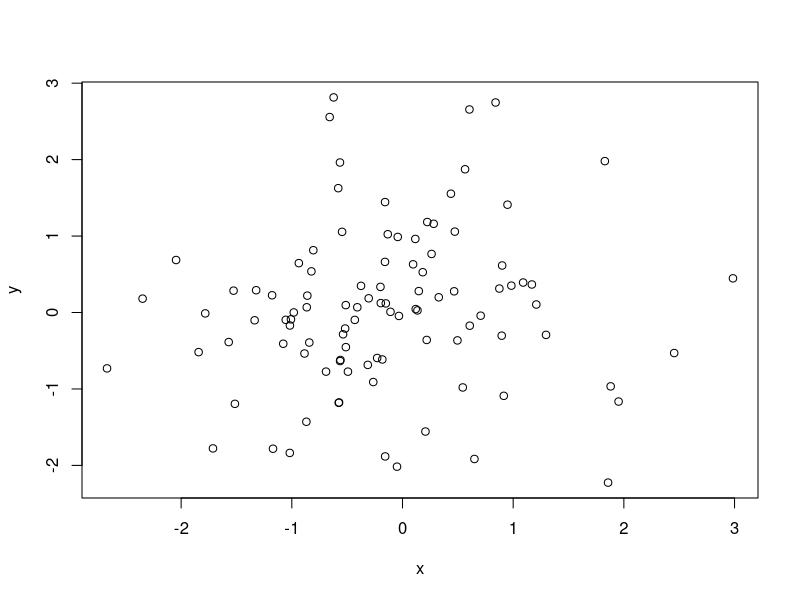
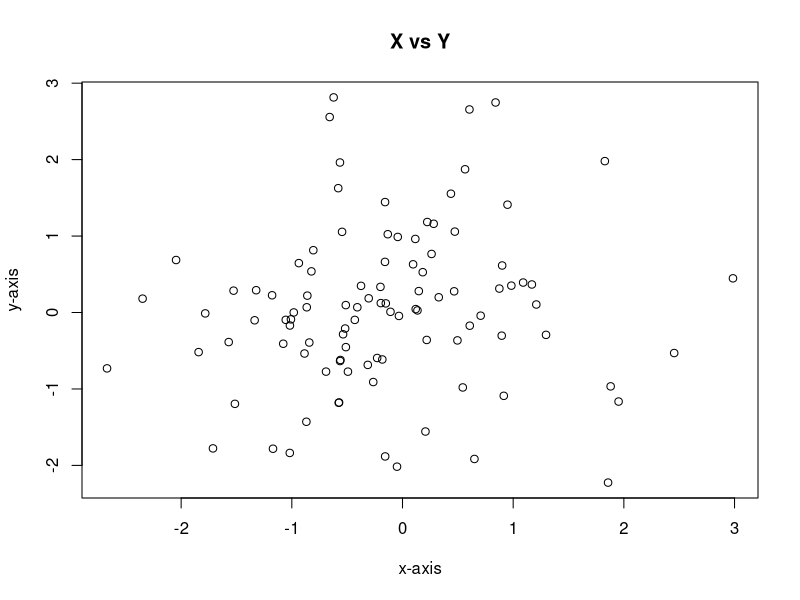

Generate these figures, in order, with R:
## ---- chunk 1
## Plotting
x <- rnorm(100)
y <- rnorm(100)

plot(x, y)
plot(x, y, 
     xlab = "x-axis",
     ylab = "y-axis",
     main = "X vs Y"
     )
